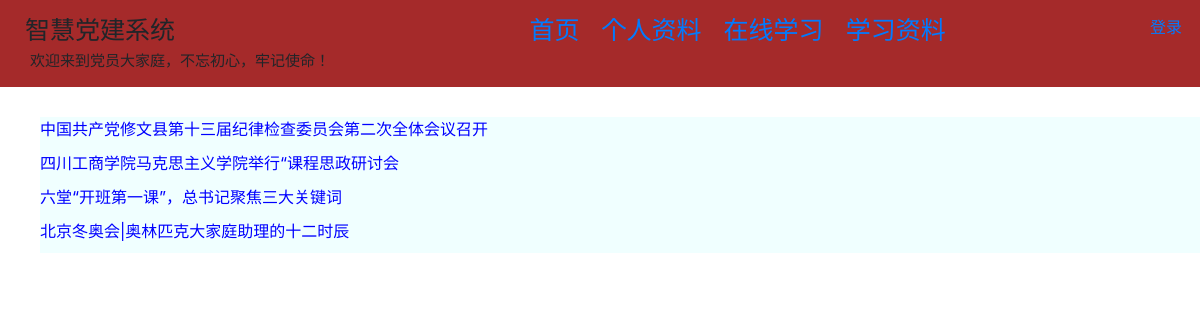
Page /noticelist/ on the committed database.
### notice/models.py (models this page shows, shortened)
class Notice(models.Model):
    notice_type = models.SmallIntegerField(blank=False, choices=NoticeType, verbose_name="通知类别")
    notice_name = models.CharField(max_length=250, blank=False, verbose_name="通知名称")
    notice_content = models.TextField(max_length=1024, blank=False, verbose_name="通知内容")
    creator = models.ForeignKey(User, verbose_name="创建人", null=True, on_delete=models.SET_NULL)
    create_date = models.DateTimeField(verbose_name="创建日期",default=datetime.now)
    modified_date = models.DateTimeField(verbose_name="修改日期",default=datetime.now)
    class Meta:
        db_table = u'notice'
        verbose_name = u'通知'
        verbose_name_plural = u'通知'

### notice/views.py (the view)
# urls.py: url(r"^noticelist/",views.noticeList,name="noticeList"),
def noticeList(request):
    notice_list = Notice.objects.order_by("notice_type")
    context = {'notice_list': notice_list}
    for notice in notice_list:
        notice.notice_type = NoticeType[notice.notice_type][1]
    return render(request, 'noticelist.html', context)

### notice/templates/noticelist.html
{% extends 'base.html' %}
{% block content %}
    {% if notice_list %}
        <ul>
            {% for notice in notice_list %}
                <div class="el-timeline-item__content" style="padding-bottom: 10px;background-color: azure">
                    <div class="el-card is-always-shadow">
                        <div class="el-card__body">
                            <a class="el-link--primary" href ="/notice/{{ notice.id }}" style="color: blue">{{ notice.notice_name }}</a>
                        </div>
                    </div>
                </div>
            {% endfor %}
        </ul>
    {% else %}
        <p>暂时没有通知</p>
    {% endif %}
{% endblock %}

### rows in the picture
Notice: notice_name "中国共产党修文县第十三届纪律检查委员会第二次全体会议召开"
Notice: notice_name "四川工商学院马克思主义学院举行“课程思政研讨会"
Notice: notice_name "六堂“开班第一课”，总书记聚焦三大关键词"
Notice: notice_name "北京冬奥会|奥林匹克大家庭助理的十二时辰"
